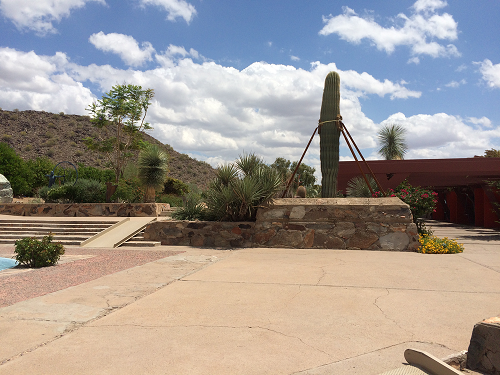
#> input picture 全景图像拼接/left_01.png, 500 x 375 px
$ python ImageStiching.py
#> lines starting #> are read from the running program, lines starting #| are printed output that depends on the picture
### 全景图像拼接/Stitcher.py
import cv2
import numpy as np

class Stitcher:
    def stitch(self, images,ratio = 0.75, reprojThresh = 4.0, showMatches=False):
        '''
        :param images:
        :param ratio:
        :param reprojThresh:
        :param showMatches:
        :return:
        '''
        #获取输入图像
        imageA , imageB = images[0], images[1]
        #进行特征检测与描述
        kpsA,featuresA =self.dectAndDescribe(imageA)
        kpsB,featuresB =self.dectAndDescribe(imageB)
        #合并关键点和特征描述
        kpses = (kpsB,kpsA)
        features = (featuresB,featuresA)
        #匹配两张图的所有特征点，返回匹配结果
        #返回值 M 包含匹配对 (matches)、单应性矩阵 (H) 和内点状态 (status)。
        M = self.matchKeypoints(kpses,features,ratio,reprojThresh)

        #如果返回值为空，没有匹配成功的特征点，退出算法
        if M is None:
            return None

        #否则提取匹配结果
        #H为3*3的视角变换矩阵
        matches,H,status = M
        #将图片A视角变换
        '''
        使用 cv2.warpPerspective 将图像 A 根据单应性矩阵 H 进行透视变换。
        输出图像的宽度是 imageA 和 imageB 的宽度之和，高度保持 imageA 的高度。
        self.cv_show（假设是显示图像的辅助方法）展示变换后的 resultA。
        '''
        # 计算输出图像的尺寸
        hA, wA = imageA.shape[:2]
        hB, wB = imageB.shape[:2]
        output_width = wA + wB
        output_height = max(hA, hB)  # 使用最大高度以适应两幅图像

        # 变换 imageA 到 imageB 的坐标系
        resultA = cv2.warpPerspective(imageB, H, (output_width, output_height))
        self.cv_show("Warped imageB", resultA)
        # 只填充 result 中仍为黑色（未被变换覆盖）的区域
        resultA[0:imageB.shape[0], 0:imageB.shape[1]] = imageA
        self.cv_show('resultA+B', resultA)

        #可选显示匹配结果
        if showMatches:
            #生成匹配图像
            vis = self.drawMatches(images,kpses,matches,status)
            return (resultA,vis)

        return resultA


    def cv_show(self,name,image):
        cv2.imshow(name, image)
        cv2.waitKey(0)
        cv2.destroyAllWindows()


    def dectAndDescribe(self,image):
        #将图像转换成黑白色
        image_gray = cv2.cvtColor(image, cv2.COLOR_BGR2GRAY)

        #初始化SIFT生成器
        descriptor = cv2.SIFT_create()

        #检测关键点，特征向量
        kp, features = descriptor.detectAndCompute(image_gray, None)

        #将结果转换为numpy数组
        '''
        kp.pt：每个 cv2.KeyPoint 对象有一个 pt 属性，表示关键点的 (x, y) 坐标（浮点数形式）。

        '''
        kps = np.float32([kp.pt for kp in kp])


        #返回特征点集，以及对应特征描述
        return kps, features

    def matchKeypoints(self,kpses,features,ratio,reprojThresh):
        kpsesA , kpsesB = kpses
        featuresA , featuresB = features
        #初始化暴力匹配器
        matcher = cv2.BFMatcher()

        #使用KNN检测来自A\B图的SIFT特征匹配对，K=2
        rawMatches = matcher.knnMatch(featuresA,featuresB,k=2)

        matches = []

        #比率测试筛选匹配对
        '''
        m 是最近邻匹配，n 是次近邻匹配。
        比率测试（Lowe's Ratio Test）：如果最近邻距离与次近邻距离的比值小于ratio，则认为该匹配可靠。
        m[0].distance 是匹配的距离，m[0].queryIdx 是特征点在图像A中的索引。
        将筛选后的匹配对存储到 matches 列表中。
        '''
        for match in rawMatches:
            #当最近距离跟次近举例的比值小于ratio的时候，保留这队匹配
            if len(match) == 2 and match[0].distance <match[1].distance * ratio:
                #储存两个点再featuresA,featuresB中的索引值
                matches.append((match[0].trainIdx,match[0].queryIdx))

        #当筛选后的匹配对大于4时，计算视角变换矩阵
        if len(matches) >4:
            #获取匹配对的点坐标
            ptsA = np.float32([kpsesA[i] for (_,i)in matches])
            ptsB = np.float32([kpsesB[i] for (i,_)in matches])

            #计算视角变换矩阵
            '''
            计算从图像 A 到图像 B 的透视变换矩阵 H。
            返回的 status 告诉你哪些匹配点是可靠的（内点），哪些是不可靠的（外点）。
            '''
            H, status = cv2.findHomography(ptsA, ptsB, cv2.RANSAC, reprojThresh)

            return matches, H, status

    def drawMatches(self, images, kpses, matches, status):
        kpsA =kpses[0]
        kpsB = kpses[1]
        hA , wA = images[0].shape[:2]
        hB , wB = images[1].shape[:2]

        #创建可视化的画布
        vis = np.zeros((max(hA,hB),wA+wB,3),dtype = 'uint8')
        #讲画布对应位置填充
        vis[:hA,:wA,:] = images[0]
        vis[:hB,wA:] = images[1]

        #联合遍历匹配对和状态
        for ((trainIdx,queryIdx),valIdx) in zip(matches,status):
            #当点对匹配成功时，画到可视化图上
            if valIdx == 1 :#是内点（匹配可靠）
                #画出匹配对
                ptA = (int(kpsA[queryIdx][0]), int(kpsA[queryIdx][1]))
                ptB = (int(kpsB[queryIdx][0]) + wA, int(kpsB[queryIdx][1]))
                cv2.line(vis,ptA,ptB,(0,0,255),2)
        return vis

### 全景图像拼接/ImageStiching.py
from Stitcher import Stitcher
import cv2

#读取需要拼接的图像

imageA = cv2.imread('left_01.png')
#> imageA is the input picture: shape (375, 500, 3); mean B, G, R 145.3, 151, 158.9
imageB = cv2.imread('right_01.png')
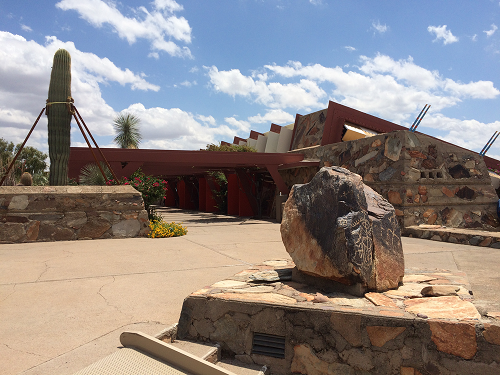
#> input picture 全景图像拼接/right_01.png, 500 x 375 px
#> imageB is the input picture: shape (375, 500, 3); mean B, G, R 133.3, 135, 142.6

#拼接
stitcher = Stitcher()
result , vis = stitcher.stitch((imageA, imageB),showMatches=True)
#> in dectAndDescribe, `image_gray = cv2.cvtColor(image, cv2.COLOR_BGR2GRAY)`:
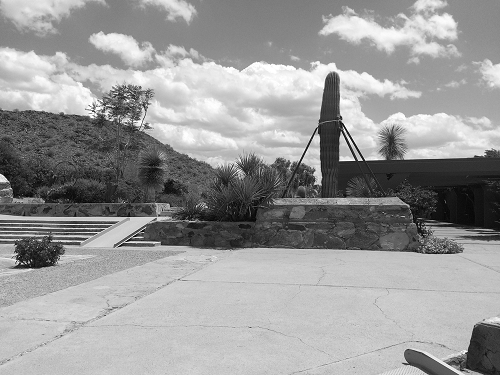
#> image_gray: shape (375, 500); min 0, max 255, mean 152.7
#> in dectAndDescribe, `kp, features = descriptor.detectAndCompute(image_gray, None)`: kp = 749 keypoints; strongest (x, y, size): (332, 82, 10.6), (345, 156, 8.4), (317, 139, 4.9), (341, 138, 3.4)
#> in dectAndDescribe, `kps = np.float32([kp.pt for kp in kp])`: kps = 749 pairs, first value 2.85 to 493.5, second value 2.33 to 370.1
#> in stitch, `kpsA,featuresA =self.dectAndDescribe(imageA)`: kpsA has the same summary as kps in dectAndDescribe
#> in dectAndDescribe (call 2), `image_gray = cv2.cvtColor(image, cv2.COLOR_BGR2GRAY)`:
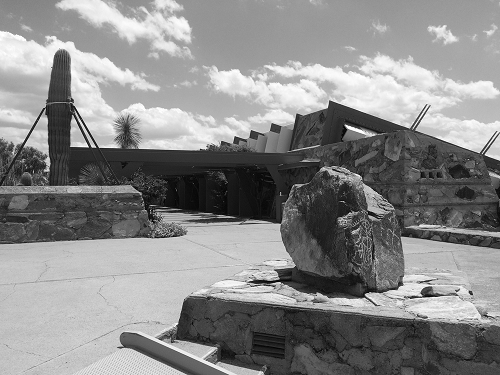
#> image_gray: shape (375, 500); min 0, max 255, mean 137.1
#> in dectAndDescribe (call 2), `kp, features = descriptor.detectAndCompute(image_gray, None)`: kp = 900 keypoints; strongest (x, y, size): (346, 126, 2), (93, 146, 2.7), (470, 293, 2.6), (427, 293, 7.7)
#> in dectAndDescribe (call 2), `kps = np.float32([kp.pt for kp in kp])`: kps = 900 pairs, first value 3.37 to 495.2, second value 4.5 to 366.5
#> in stitch, `kpsB,featuresB =self.dectAndDescribe(imageB)`: kpsB has the same summary as kps in dectAndDescribe
#> in stitch, `kpses = (kpsB,kpsA)`: kpses = 2 point arrays, longest 900 points
#> in matchKeypoints, `kpsesA , kpsesB = kpses`: kpsesA has the same summary as kps in dectAndDescribe; kpsesB = 749 pairs, first value 2.85 to 493.5, second value 2.33 to 370.1
#> in matchKeypoints, `rawMatches = matcher.knnMatch(featuresA,featuresB,k=2)`: rawMatches = 900 matches
#> after the loop in matchKeypoints, `for match in rawMatches:`: matches = 149 pairs, first value 152 to 746, second value 16 to 899
#> in matchKeypoints, `ptsA = np.float32([kpsesA[i] for (_,i)in matches])`: ptsA = 149 pairs, first value 11.26 to 495.2, second value 8.16 to 338.8
#> in matchKeypoints, `ptsB = np.float32([kpsesB[i] for (i,_)in matches])`: ptsB = 149 pairs, first value 94.12 to 492, second value 11.3 to 364
#> in matchKeypoints, `H, status = cv2.findHomography(ptsA, ptsB, cv2.RANSAC, reprojThresh)`: H = [[0.396, 0.0308, 274.9], [-0.237, 0.85, 38.9], [-0.00119, -3.26e-05, 1]]; status = 149 values, max 1 at index 0, min 0 at index 11, mean 0.866
#> in stitch, `resultA[0:imageB.shape[0], 0:imageB.shape[1]] = imageA`:
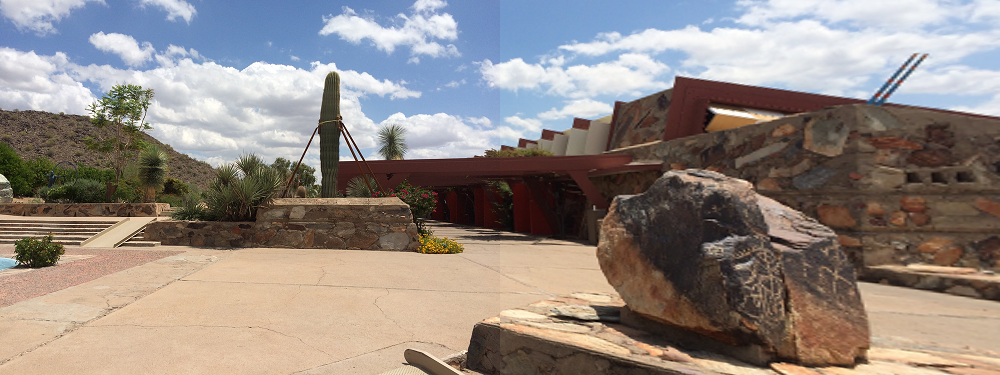
#> resultA: shape (375, 1000, 3); mean B, G, R 130.8, 136.4, 146.1
#> in drawMatches, `kpsA =kpses[0]`: kpsA has the same summary as kps in dectAndDescribe
#> in drawMatches, `kpsB = kpses[1]`: kpsB has the same summary as kpsesB in matchKeypoints
#> in drawMatches, `vis[:hA,:wA,:] = images[0]`:
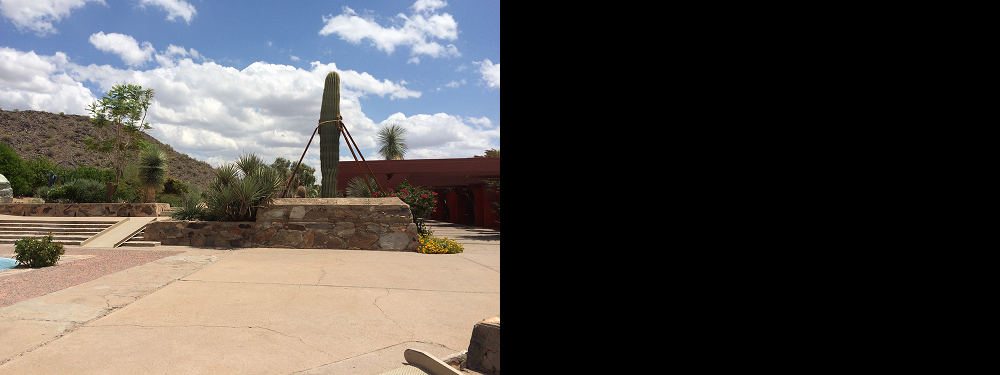
#> vis: shape (375, 1000, 3); mean of channels 0, 1, 2 72.7, 75.5, 79.4; drawn as B, G, R
#> in drawMatches, `vis[:hB,wA:] = images[1]`:
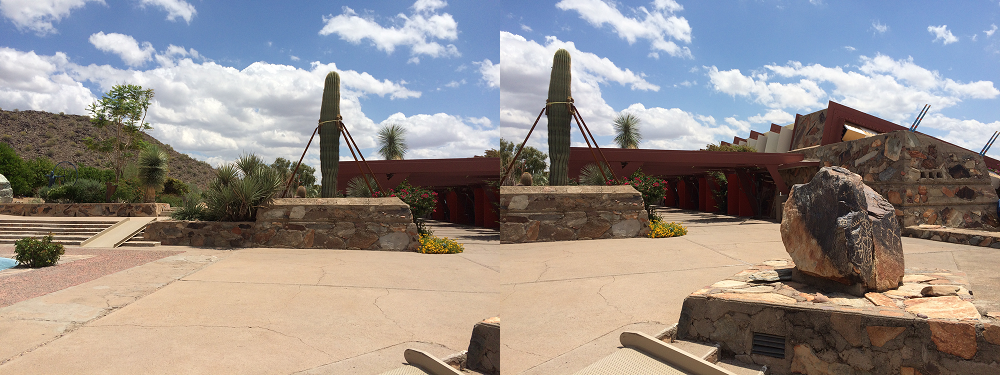
#> vis: shape (375, 1000, 3); mean of channels 0, 1, 2 139.3, 143, 150.7; drawn as B, G, R
#> the loop in drawMatches, `for ((trainIdx,queryIdx),valIdx) in zip(matches,status):` made 149 passes
#> (trainIdx, queryIdx, valIdx, ptA, ptB) on passes 1, 2, 3, 4, 5, 6, 7, 8, 9, 10, 11, 13: (458, 16, [1], (11, 205), (521, 112)), (454, 18, [1], (11, 145), (523, 243)), (464, 25, [1], (16, 198), (527, 149)), (465, 26, [1], (16, 198), (529, 194)), (470, 28, [1], (18, 204), (531, 195)), (472, 33, [1], (18, 241), (532, 58)), (476, 39, [1], (23, 219), (536, 171)), (477, 40, [1], (23, 219), (536, 171)), (460, 45, [1], (25, 27), (538, 266)), (481, 47, [1], (25, 202), (539, 189)), (480, 48, [1], (26, 182), (539, 24)), (478, 57, [1], (32, 44), (542, 112))
#> (ptA, ptB) on passes 61 to 66: ((118, 184), (607, 67)), ((123, 69), (614, 245)), ((123, 183), (615, 119)), ((124, 163), (615, 99)), ((124, 197), (615, 60)), ((125, 109), (617, 110))
#> after the loop in drawMatches, `for ((trainIdx,queryIdx),valIdx) in zip(matches,status):`:
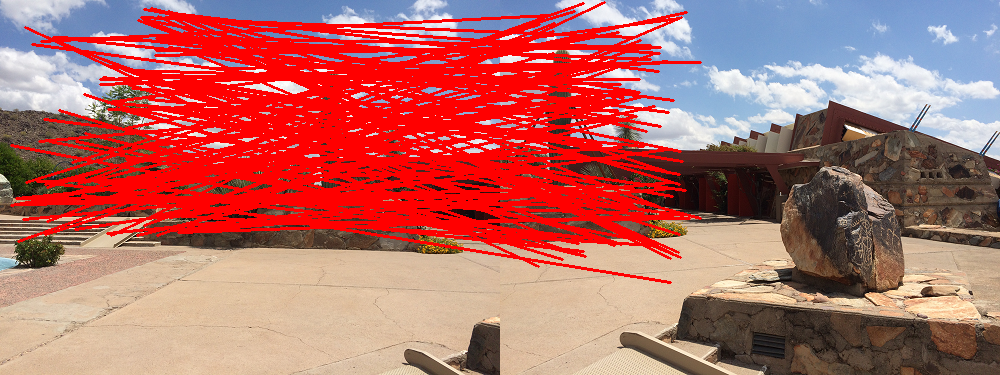
#> vis: shape (375, 1000, 3); mean of channels 0, 1, 2 103, 107.6, 182.3; drawn as B, G, R

#显示图片

cv2.imshow('imageA', imageA)
cv2.imshow('imageB', imageB)
cv2.imshow('keypoint', vis)
cv2.imshow('result', result)
cv2.waitKey(0)
cv2.destroyAllWindows()
